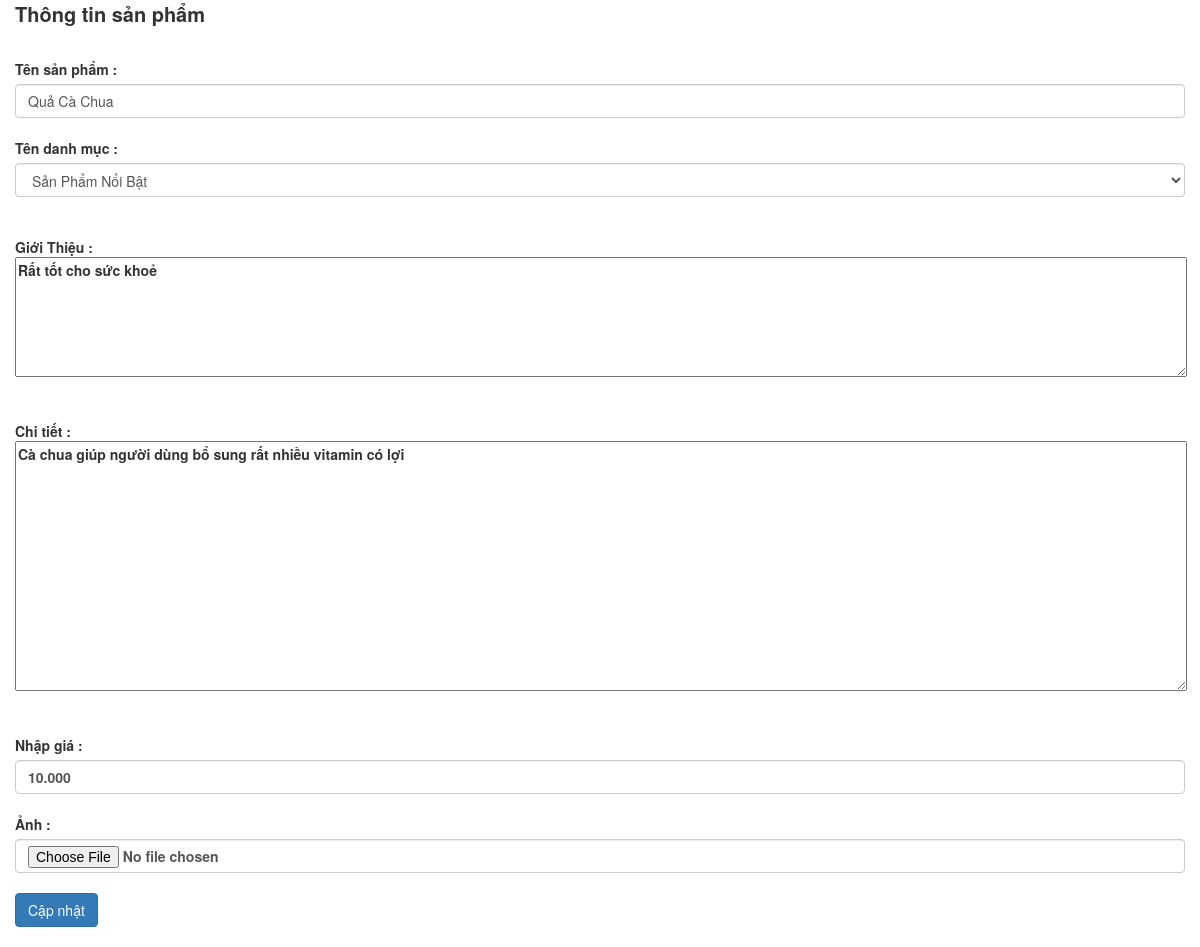
The app's page /back_end/modules/edit_product.php?id=2 with its own data.
### tables this page shows
CREATE TABLE `product` (
  `id` int(11) NOT NULL,
  `pro_name` varchar(200) NOT NULL,
  `cate_id` int(11) NOT NULL,
  `introduce` varchar(500) NOT NULL,
  `detail` varchar(1000) NOT NULL,
  `img` varchar(250) NOT NULL,
  `price` varchar(100) NOT NULL,
  `pro_create` datetime NOT NULL
);

CREATE TABLE `category` (
  `id` int(11) NOT NULL,
  `catename` varchar(50) NOT NULL
);

### back_end/modules/edit_product.php (the view, shortened to what this page needs)
<!DOCTYPE html>
<html lang="en">
<head>
    <link rel="stylesheet" href="https://maxcdn.bootstrapcdn.com/bootstrap/3.3.7/css/bootstrap.min.css"
>
</head>
<body>
    <div class="container ">
        <div class="row">
            <span style="font-size: 20px;font-weight: 700"> Thông tin sản phẩm</span>
            <?php
                require "modules/config.php";
            if (isset($_GET["id"])) {
                $id= $_GET["id"];
                $sqlselect = "SELECT * FROM `product` WHERE id='$id' ";
                $result2 = mysqli_query($conn, $sqlselect);
                $rowse = mysqli_fetch_assoc($result2);
            }
            ?>
            <form action="" method="post" enctype="multipart/form-data">
                <div class="form-group">
                    <label for="">Tên sản phẩm :</label>
                    <input type="text" class="form-control" name="product" value="<?php echo $rowse["pro_name"] ?>">
                    <label for="">Tên danh mục :</label>
                    <select class="form-control" name="category" id="sel1">
                        <?php
                        $sql = "SELECT *FROM category";
                        $result = mysqli_query($conn, $sql);
                        if (mysqli_num_rows($result) > 0) {
                            while($row = mysqli_fetch_assoc($result)) {
                    ?>
                        <option value="<?php echo $row["id"]; ?>"
                            <?php if($row["id"]==$rowse["cate_id"]) { echo "selected"; } else{ echo "";}  ?>>
                            <?php echo $row["catename"]; ?></option>
                        <?php  }}?>
                    </select><br><br>
                    <label for="">Giới Thiệu : <br>
                        <textarea rows="10" cols="50" style="width: 1172px;height: 120px;"
                            name="introduce"><?php echo $rowse["introduce"] ?></textarea> <br>
                        <br><br>
                        <label for="">Chi tiết : <br>
                            <textarea rows="10" cols="50" style="width: 1172px;;height: 250px;"
                                name="detail"><?php echo $rowse["detail"] ?></textarea> <br>
                            <br><br>
                            <label for="">Nhập giá :</label>
                            <input type="number" class="form-control" name="price"
                                value="<?php echo $rowse["price"] ?>">
                            <label for="">Ảnh :</label>
                            <input type="file" class="form-control" name="image" value="<?php echo $rowse["img"] ?>"
                                placehoder="chọn lại ảnh">
                            <button class="btn btn-primary" type="submit" name="add">Cập nhật</button>
                </div>
            </form>
        </div>
    </div>
</body>
</html>

### back_end/modules/edit_product.php (style rules this page uses)
.form-group { margin: 30px 0 10px 0; }
.form-group input { margin-bottom: 20px; }

### records on screen
product: product "Quả Cà Chua", category "Sản Phẩm Nổi Bật", introduce "Rất tốt cho sức khoẻ", detail "Cà chua giúp người dùng bổ sung rất nhiều vitamin có lợi", price "10.000"
